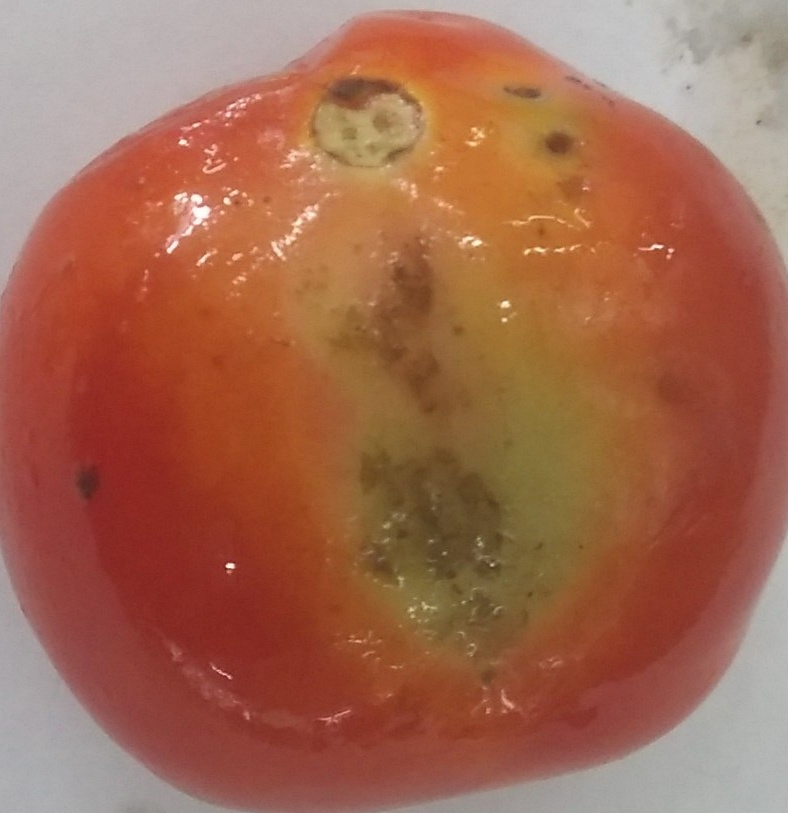
#> input picture Hackathon/res/out20.jpg, 788 x 813 px
$ python K-Means.py
#> lines starting #> are read from the running program, lines starting #| are printed output that depends on the picture; long printed decimals are rounded
import cv2
from sklearn.cluster import KMeans
import matplotlib.pyplot as plt
from mpl_toolkits.mplot3d import Axes3D
import sys


class DominantColors:
    CLUSTERS = None
    IMAGE = None
    COLORS = None
    LABELS = None
    rgb = None

    def __init__(self, image, clusters=3):
        self.CLUSTERS = clusters
        self.IMAGE = image

    def dominantColors(self):
        # read i
        img = cv2.imread(self.IMAGE)

        # convert to rgb from bgr
        img = cv2.cvtColor(img, cv2.COLOR_BGR2RGB)

        # reshaping to a list of pixels
        img = img.reshape((img.shape[0] * img.shape[1], 3))

        # save image after operations
        self.IMAGE = img

        # using k-means to cluster pixels
        kmeans = KMeans(n_clusters=self.CLUSTERS)
        kmeans.fit(img)

        # the cluster centers are our dominant colors.
        self.COLORS = kmeans.cluster_centers_

        # save labels
        self.LABELS = kmeans.labels_

        # returning after converting to integer from float
        return self.COLORS.astype(int)

    def rgb_to_hex(self, rgb):
        return '#%02x%02x%02x' % (int(rgb[0]), int(rgb[1]), int(rgb[2]))

    def plotClusters(self):
        # plotting
        fig = plt.figure()
        ax = Axes3D(fig)
        for label, pix in zip(self.LABELS, self.IMAGE):
            ax.scatter(pix[0], pix[1], pix[2], color=self.rgb_to_hex(self.COLORS[label]))
        plt.show()

img = "res/out20.jpg"

import numpy as np
from sklearn.cluster import KMeans
XX=cv2.imread(img)
#> XX is the input picture: shape (813, 788, 3); mean B, G, R 79.9, 103.8, 162
print(XX.shape)
#| (813, 788, 3)
xx=np.reshape(XX,(XX.shape[0]*XX.shape[1],3))
print(xx.shape)
#| (640644, 3)
kmeans = KMeans(n_clusters=5, random_state=0).fit(xx)

colors=kmeans.cluster_centers_
#> colors = [[42.83, 60.77, 146.6], [95.65, 125.9, 182.5], [172, 174.9, 182], [57.19, 91.68, 139.4], [57.99, 100.2, 181.6]]

col=kmeans.predict(xx)
col=np.reshape(col,(XX.shape[0],XX.shape[1]))
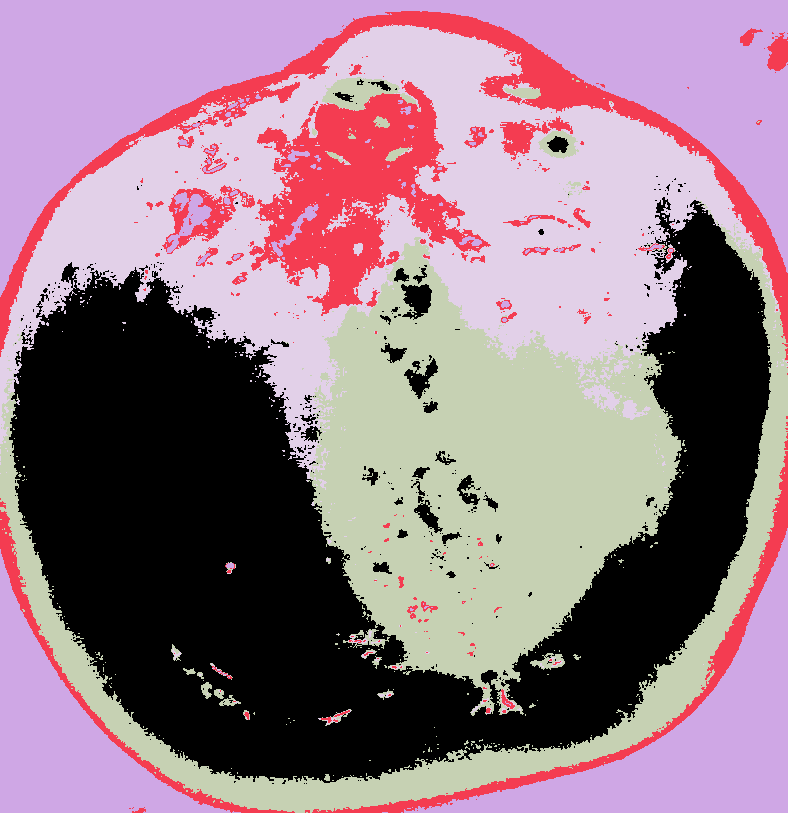
#> col: shape (813, 788) int32; 5 distinct labels, from 0 to 4; one colour per label, 0 black
cv2.imwrite("col.jpg",col)
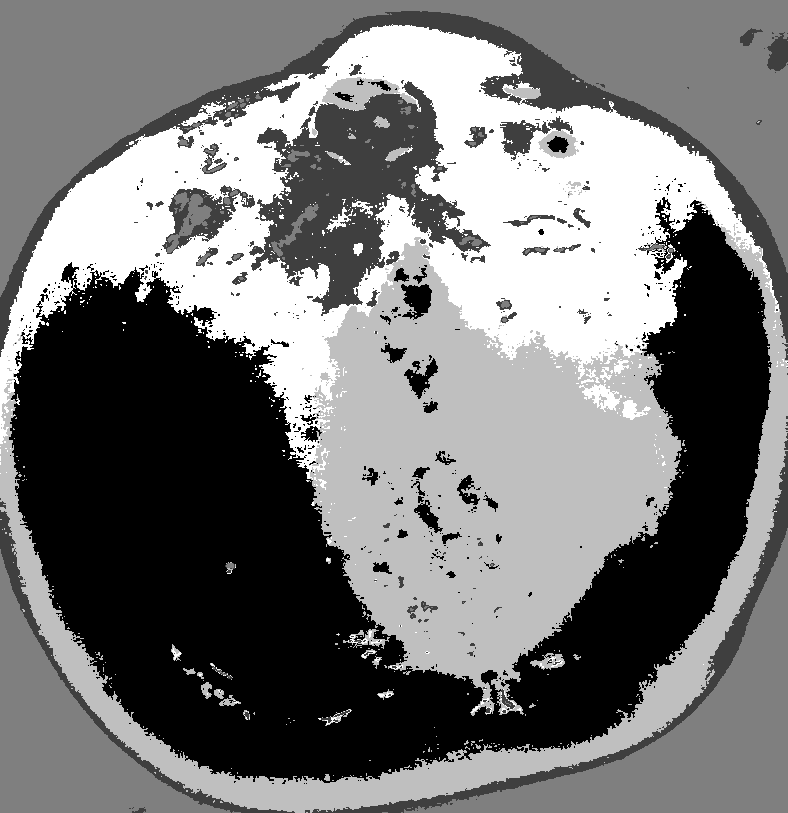
#> saved as col.jpg: shape (813, 788); min 0, max 4, mean 1.87; drawn with min black and max white


# clusters = 5
# dc = DominantColors(img, clusters)
# colors = dc.dominantColors()
print(colors)
#| [[ 42.826  60.766 146.606]
#|  [ 95.654 125.894 182.473]
#|  [172.037 174.921 182.021]
#|  [ 57.189  91.678 139.350]
#|  [ 57.994 100.179 181.615]]
fig = plt.figure()
ax = fig.add_subplot(111,projection = "3d")

ax.scatter(colors[:, 0], colors[:, 1], colors[:, 2])
ax.set_xlabel('r')
ax.set_ylabel('g')
ax.set_zlabel('b')
fig.add_axes(ax)
plt.show()
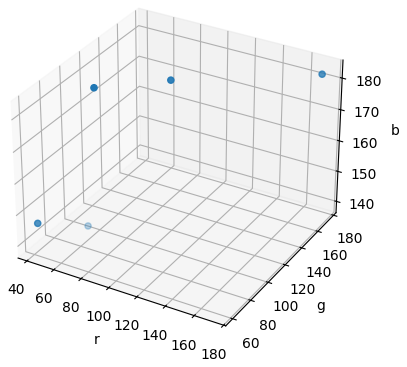
#> figure drawn by matplotlib, 1 panel

$ run again, with Hackathon/res/out1.jpg copied over Hackathon/res/out20.jpg
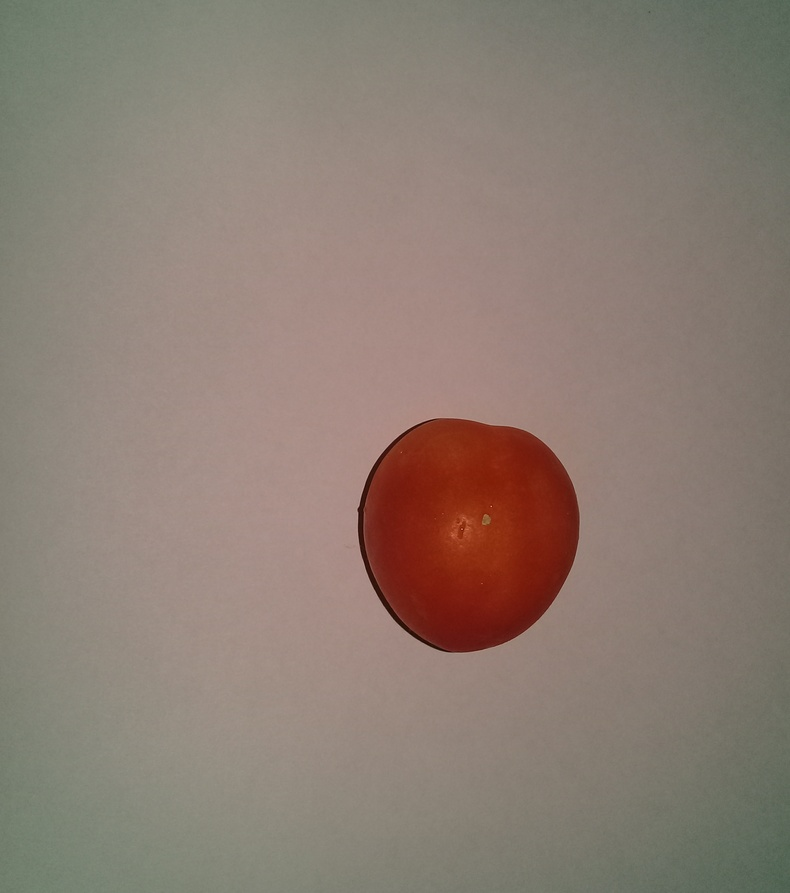
#> input picture Hackathon/res/out1.jpg, 790 x 893 px, shrunk from 2299 x 2598 before the run
#> XX is the input picture: shape (893, 790, 3); mean B, G, R 114.6, 124.9, 139.6
#| (893, 790, 3)
#| (705470, 3)
#> colors = [[123.3, 133.2, 143.6], [17.69, 34.9, 122.6], [132.2, 139.9, 160.8], [100.3, 112.4, 110], [113.8, 124.8, 129.1]]
#> `col=np.reshape(col,(XX.shape[0],XX.shape[1]))`:
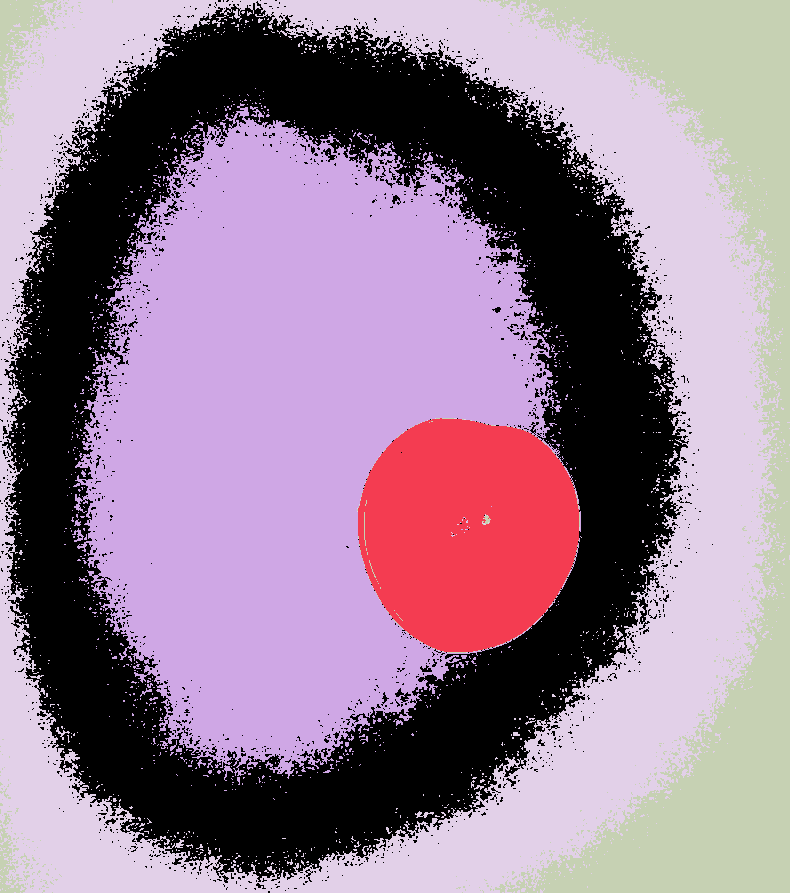
#> col: shape (893, 790) int32; 5 distinct labels, from 0 to 4; one colour per label, 0 black
#| [[123.307 133.217  143.562]
#|  [ 17.691  34.896  122.582]
#|  [132.152 139.936 160.776]
#|  [100.250  112.445 110.035]
#|  [113.757 124.838 129.103]]
#> `plt.show()`:
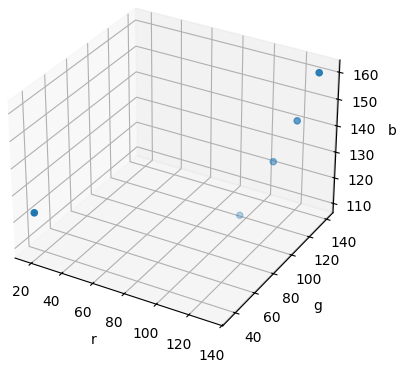
#> figure drawn by matplotlib, 1 panel

$ run again, with Hackathon/res/out10.jpg copied over Hackathon/res/out20.jpg
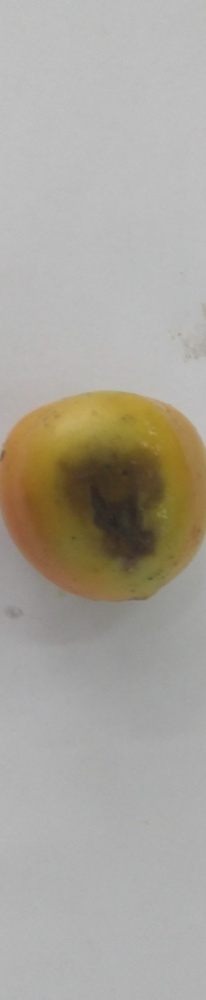
#> input picture Hackathon/res/out10.jpg, 206 x 1000 px, shrunk from 644 x 3132 before the run
#> XX is the input picture: shape (1000, 206, 3); mean B, G, R 156.3, 165.5, 169.9
#| (1000, 206, 3)
#| (206000, 3)
#> colors = [[49.77, 103.8, 130.6], [182.9, 183.2, 183.3], [37.06, 60.56, 74.54], [153.8, 156, 157.1], [72.78, 139.2, 167.9]]
#> `col=np.reshape(col,(XX.shape[0],XX.shape[1]))`:
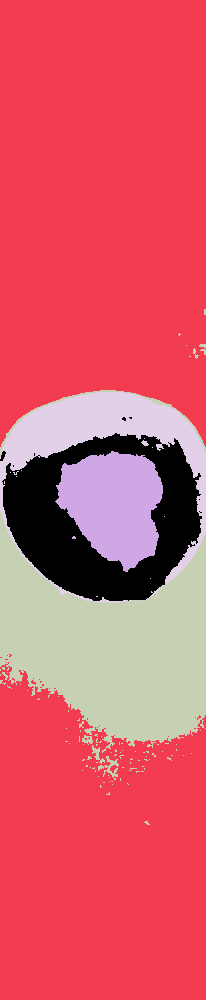
#> col: shape (1000, 206) int32; 5 distinct labels, from 0 to 4; one colour per label, 0 black
#| [[ 49.770  103.785 130.643]
#|  [182.870 183.205 183.330]
#|  [ 37.055  60.562  74.535]
#|  [153.763 156.017  157.052]
#|  [ 72.780 139.187 167.948]]
#> `plt.show()`:
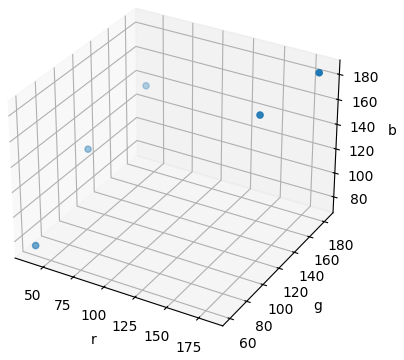
#> figure drawn by matplotlib, 1 panel

$ run again, with Hackathon/res/out11.jpg copied over Hackathon/res/out20.jpg
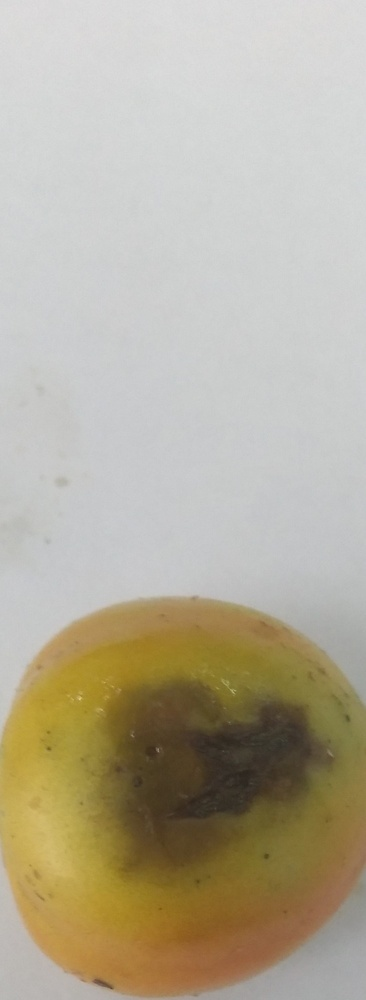
#> input picture Hackathon/res/out11.jpg, 366 x 1000 px, shrunk from 731 x 1995 before the run
#> XX is the input picture: shape (1000, 366, 3); mean B, G, R 154.3, 173.5, 181
#| (1000, 366, 3)
#| (366000, 3)
#> colors = [[206.5, 206.7, 205.5], [52.02, 112.5, 139.4], [77.01, 150.8, 178.9], [164.7, 170.4, 173.4], [40.08, 66.67, 81.01]]
#> `col=np.reshape(col,(XX.shape[0],XX.shape[1]))`:
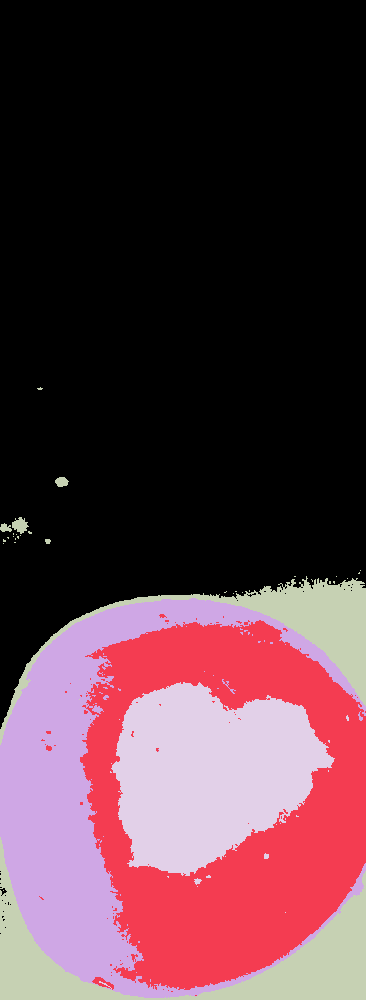
#> col: shape (1000, 366) int32; 5 distinct labels, from 0 to 4; one colour per label, 0 black
#| [[206.456 206.704 205.492]
#|  [ 52.023 112.461 139.395]
#|  [ 77.013  150.827 178.851]
#|  [164.669 170.437 173.371]
#|  [ 40.079  66.673  81.010]]
#> `plt.show()`:
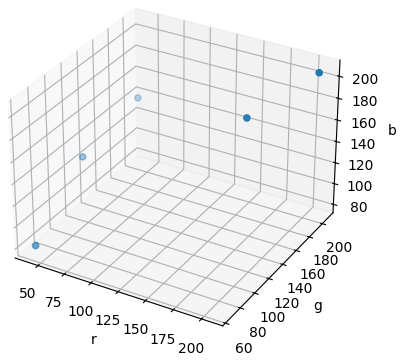
#> figure drawn by matplotlib, 1 panel
